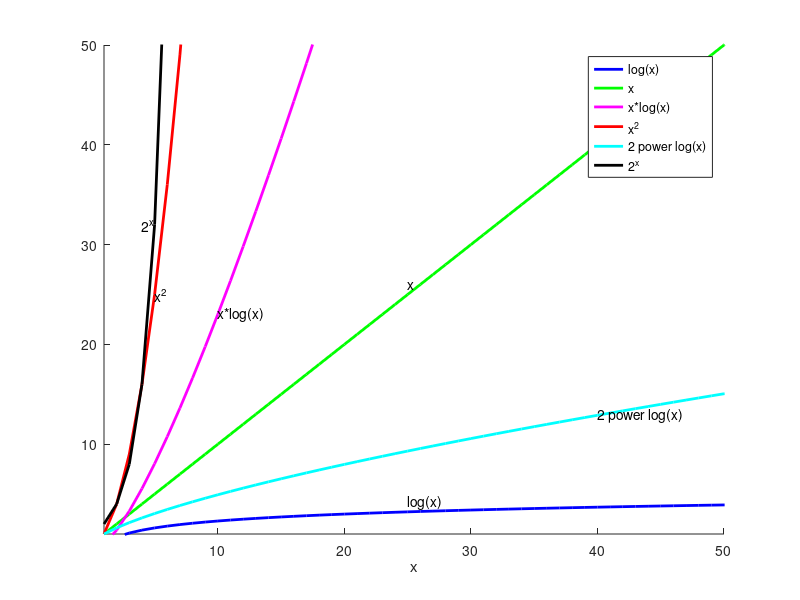

MATLAB code for this plot:
hold off;
close;

N = 1000;
X = 1:N;
size(X)

hold on;
axis([1 50 1 50 ]);
xlabel ("x");

z = log(X);
plot (X, z, 'b', 'LineWidth', 2);
text (X(25), z(25) + 1, "log(x)");

z = X;
plot (X, X, 'g', 'LineWidth', 2);
text (X(25), z(25) + 1, "x");

z = X .* log(X);
plot (X, z, 'm', 'LineWidth', 2);
text (X(10), z(10), "x*log(x)");

z = X.^2;
plot (X, z, 'r', 'LineWidth', 2);
text (X(5), z(5), "x^2");

z = 2 .^ log(X);
plot (X,  z, 'c', 'LineWidth', 2);
text (X(40), z(40), "2 power log(x)");

z = 2 .^ X;
plot (X,  z, 'k', 'LineWidth', 2);
text (X(4), z(5) , "2^x");

legend("log(x)", "x", "x*log(x)", "x^2", "2 power log(x)", "2^x");

hold off;
print("BigOComparisons.png");
refresh;

